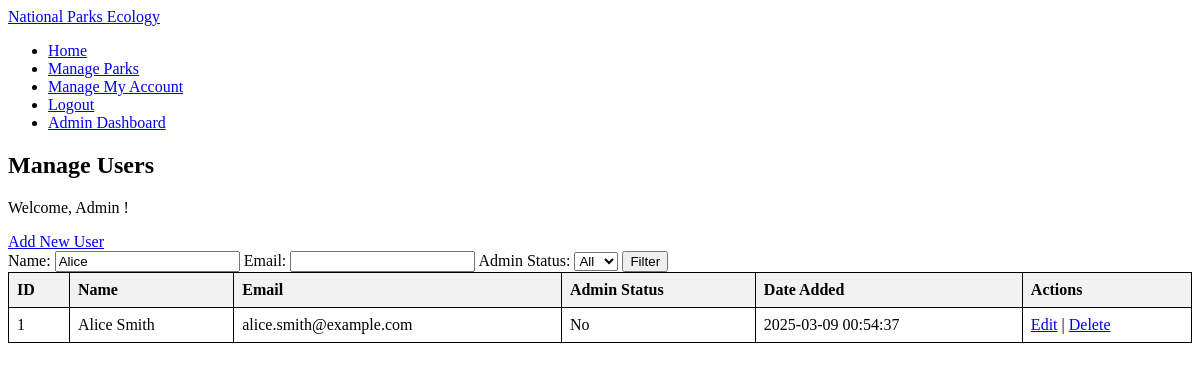
/admin/manageUsers.php?name=Alice (signed in), run on the app's committed database.
### tables this page shows
CREATE TABLE `users` (
  `id` int(11) NOT NULL,
  `first` varchar(50) NOT NULL,
  `last` varchar(50) NOT NULL,
  `email` varchar(100) NOT NULL,
  `password` varchar(255) NOT NULL,
  `is_admin` enum('Yes','No') DEFAULT 'No',
  `dateAdded` timestamp NOT NULL DEFAULT current_timestamp()
);

### admin/manageUsers.php (the view, shortened to what this page needs)
<?php
include('../reusable/connection.php');
$whereClauses = [];
$params = [];
$paramTypes = "";
if (!empty($_GET['name'])) {
    $whereClauses[] = "(first LIKE ? OR last LIKE ?)";
    $params[] = "%" . $_GET['name'] . "%";
    $params[] = "%" . $_GET['name'] . "%";
    $paramTypes .= "ss";
}
$whereSQL = (!empty($whereClauses)) ? " WHERE " . implode(" AND ", $whereClauses) : "";
$query = "SELECT id, first, last, email, is_admin, dateAdded FROM users $whereSQL ORDER BY dateAdded DESC";
$stmt = $connect->prepare($query);
if (!empty($params)) {
    $stmt->bind_param($paramTypes, ...$params);
}
$stmt->execute();
$result = $stmt->get_result();
?>
<!DOCTYPE html>
<html lang="en">
<head>
</head>
<body>
<?php include('../reusable/nav.php'); ?>
    <h2>Manage Users</h2>
    <p>Welcome, <?php echo htmlspecialchars($_SESSION['first'] . " " . $_SESSION['last']); ?>!</p>
    <a href="createUser.php">Add New User</a>
    <form method="GET">
        <label>Name:</label>
        <input type="text" name="name" value="<?php echo htmlspecialchars($_GET['name'] ?? ''); ?>">
        <label>Email:</label>
        <input type="text" name="email" value="<?php echo htmlspecialchars($_GET['email'] ?? ''); ?>">
        <label>Admin Status:</label>
        <select name="is_admin">
            <option value="">All</option>
        </select>
        <button type="submit">Filter</button>
    </form>
    <?php if ($result->num_rows > 0): ?>
        <table>
            <tr>
                <th>ID</th>
                <th>Name</th>
                <th>Email</th>
                <th>Admin Status</th>
                <th>Date Added</th>
                <th>Actions</th>
            </tr>
            <?php while ($row = $result->fetch_assoc()): ?>
                <tr>
                    <td><?php echo htmlspecialchars($row['id']); ?></td>
                    <td><?php echo htmlspecialchars($row['first'] . " " . $row['last']); ?></td>
                    <td><?php echo htmlspecialchars($row['email']); ?></td>
                    <td><?php echo htmlspecialchars($row['is_admin']); ?></td>
                    <td><?php echo htmlspecialchars($row['dateAdded']); ?></td>
                    <td>
                        <a href="updateUser.php?id=<?php echo $row['id']; ?>">Edit</a> |
                        <a href="deleteUser.php?id=<?php echo $row['id']; ?>" onclick="return confirm('Are you sure you want to delete this user?');">Delete</a>
                    </td>
                </tr>
            <?php endwhile; ?>
        </table>
    <?php else: ?>
        <p>No users found.</p>
    <?php endif; ?>
</body>
</html>

### admin/manageUsers.php (style rules this page uses)
table { width: 100%; border-collapse: collapse; }
table, th, td { border: 1px solid black; }
th, td { padding: 8px; text-align: left; }
th { background-color: #f2f2f2; }

### data on the page
users: id "1", first+last "Alice Smith", email "alice.smith@example.com", is_admin "No", dateAdded "2025-03-09 00:54:37"

### other printed values
$_SESSION['first'] . " " . $_SESSION['last'] "Admin"
